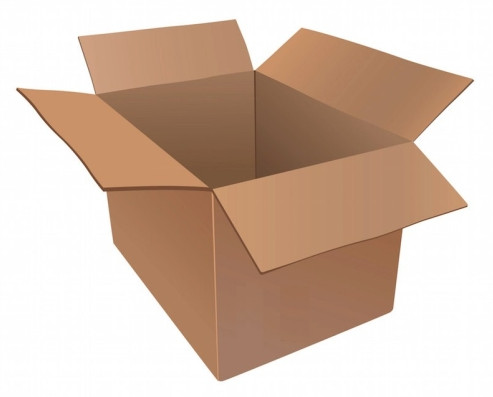
#> input picture Vision Artificial/Material Didactico/MaterialDocente/CODIGO/ejemplosCodigo/images/box.jpeg, 493 x 397 px
$ jupyter execute --allow-errors extraccion_caracteristicas.ipynb   (shell and % lines are left out)   (older library calls are emulated)
#> lines starting #> are read from the running program, lines starting #| are printed output that depends on the picture; after the words box and inside, x2 and y2 are one past the last pixel; in counts of white or black regions, pixels touching at a corner belong together
### Vision Artificial/Material Didactico/MaterialDocente/CODIGO/ejemplosCodigo/plot_cv_utils.py
import numpy as np
import matplotlib.pyplot as plt
import cv2

# Dibujar con matplotlib  una imagen leída con opencv
# [25 lines left out: functions plot_cv_img, plot_cv_img_org, not called in this run]

#####

# Lista de subplot vertical u horizontal, en color o b/n
def subplot_cv_list(image_list, title_list, is_vertical = True, is_gray = False):
    assert len(image_list) == len(title_list), "Listas de imágenes y títulos deben tener igual longitud"

    size = len(image_list)
    if(is_vertical):
        fig, ax = plt.subplots(nrows=size, ncols=1, figsize=(10,10))
    else:
        fig, ax = plt.subplots(nrows=1, ncols=size, figsize=(15,15))

    for i in range(0, size):
        if(not is_gray):
            ax[i].imshow(cv2.cvtColor(image_list[i], cv2.COLOR_BGR2RGB), vmin=0, vmax=255)
        else:
            ax[i].imshow(image_list[i], cmap='gray', vmin=0, vmax=255)
        ax[i].set_title(title_list[i])
        ax[i].axis('off')

    # plt.savefig('figures/03_convolution.png')

    plt.show()

#####

# Sub plots 2x2, en colores o b/n
# [53 lines left out: functions subplot_4x4, plot_image_histo, not called in this run]

### Vision Artificial/Material Didactico/MaterialDocente/CODIGO/ejemplosCodigo/extraccion_caracteristicas.ipynb
# Extraccion de características
Para comparar imágenes o buscarlas en una base de datos se necesitan características que sean independientes de los colores, cambios de iluminación, escalas, rotaciones y transformaciones afines.

En una imagen habrá zonas de escaso interés (p. ej. interiores sin cambios) y otras de gran interés (p. ej esquinas).
* En una zona de color más o menos uniforme no hay cambios significativos en ninguna dirección.
* En un borde no hay cambios significativos en una dirección.
* En una esquina hay cambios significativos en todas direcciones.

Practical Computer Vision - (Cap. 4) What is a Feature?
https://learning.oreilly.com/library/view/practical-computer-vision/9781788297684/2842a903-f1d7-40f2-97cc-751bd73f5f85.xhtml

OpenCV 3.x with Python By Example - Second Edition - (Cap. 5) Extracting Features from an Image
https://learning.oreilly.com/library/view/opencv-3x-with/9781788396905/96e201d9-501a-4cd4-bb84-b693823c97f5.xhtml

Computer Vision with Python 3 - (Cap. 3) Drilling Deeper into Features - Object Detection
https://learning.oreilly.com/library/view/computer-vision-with/9781788299763/9162c133-cc35-4a38-a52c-cb11506895db.xhtml
<br> Usa skimage http://scikit-image.org/docs/dev/api/skimage.html

OpenCV Tutorials - Feature Detection and Description
https://docs.opencv.org/3.4.1/db/d27/tutorial_py_table_of_contents_feature2d.html

Este notebook utiliza opencv-contrib-python https://pypi.org/project/opencv-contrib-python/, cuya versión debe ser <= que la de OpenCV que se tenga instalada.

[cell 1]
import numpy as np
import cv2

import matplotlib.pyplot as plt
import plot_cv_utils

plt.rcParams['figure.figsize'] = (6.0, 4.5)

## Detección de esquinas (Harris)
Construir matrices 2x2 a partir de las derivadas parciales de la imagen en niveles de grises y los puntos con autovalores grandes son susceptibles de ser esquinas. Es invariante frente a rotaciones.

Artículo original de Harris y Stephens http://www.bmva.org/bmvc/1988/avc-88-023.pdf

Shi y Tomasi mejoraron el algoritmo http://www.ai.mit.edu/courses/6.891/handouts/shi94good.pdf

[cell 2]
# cambiar entre flower.png y box.jpeg para comparar
# variar el threshold, probar con 0.01 y 0.0000001
threshold = 0.0000001

img_box = cv2.imread('images/box.jpeg')
#> img_box is the input picture: shape (397, 493, 3); mean B, G, R 172.7, 188.6, 211.6
gray = cv2.cvtColor(img_box, cv2.COLOR_BGR2GRAY)
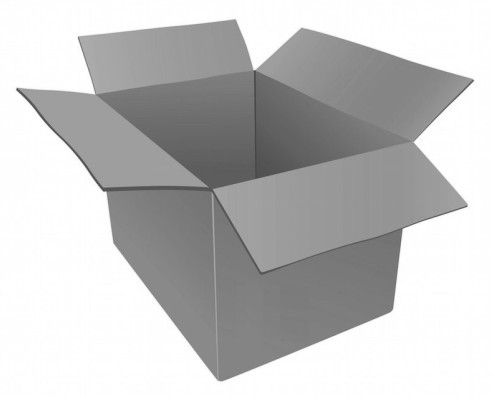
#> gray: shape (397, 493); min 62, max 255, mean 193.7

gray = np.float32(gray)

dst = cv2.cornerHarris(gray, 4,5, 0.04)      # to detect only sharp corners
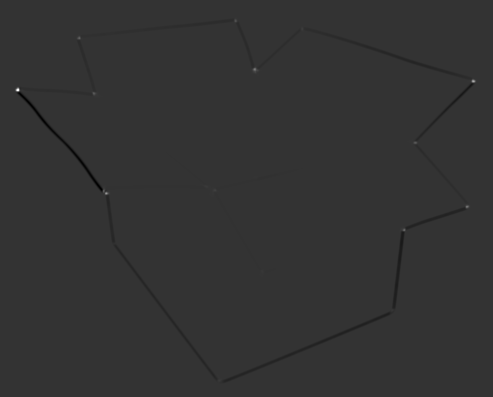
#> dst: shape (397, 493) float32; min -590540416, max 2.31e+09, mean -3339269.8; drawn with min black and max white
#dst = cv2.cornerHarris(gray, 14, 5, 0.04)    # to detect soft corners

# Result is dilated for marking the corners
dst = cv2.dilate(dst,None)
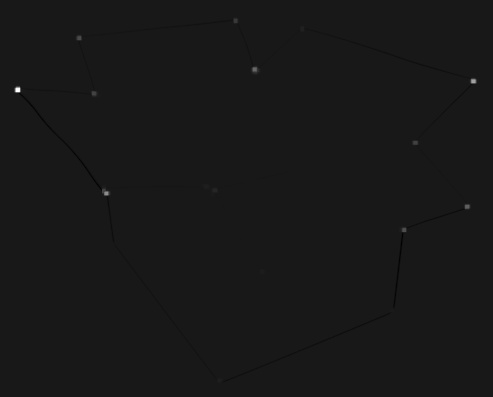
#> dst: shape (397, 493) float32; min -246465008, max 2.31e+09, mean 218282.6; drawn with min black and max white

corners_harris_img = img_box.copy()

# Threshold for an optimal value, it may vary depending on the image.
corners_harris_img[dst > threshold*dst.max()] = [0,0,255]
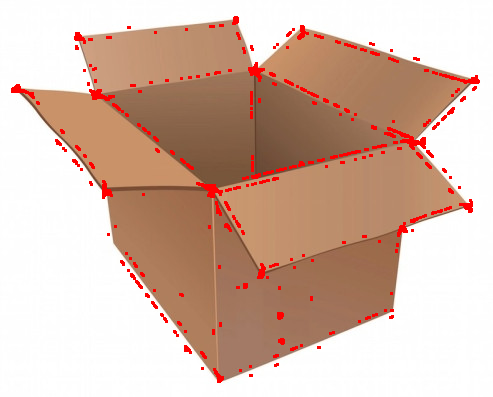
#> corners_harris_img: shape (397, 493, 3); 2.94% of pixels changed, all inside (x1, y1, x2, y2) = (11, 16, 480, 383)

# Mejora de Shi y Tomasi (goodFeaturesToTrack())
corners_shi_tomasi_img = img_box.copy()

top_k = 15 # los k mejores, cambiar para obtener más esquinas, probar con 1000
corners = cv2.goodFeaturesToTrack(gray, top_k, 0.05, 25)
#> corners = 15 rows, first 8: [17, 89], [472, 80], [466, 206], [78, 37], [105, 192], [93, 93], [254, 68], [414, 142]
corners = np.float32(corners)

for item in corners:
    x, y = item[0]
    cv2.circle(corners_shi_tomasi_img, (x,y), 5, 255, -1)
#> this loop made 15 passes
#> (x, y) on passes 1 to 12: (17, 89), (472, 80), (466, 206), (78, 37), (105, 192), (93, 93), (254, 68), (414, 142), (403, 229), (213, 189), (235, 20), (301, 28)
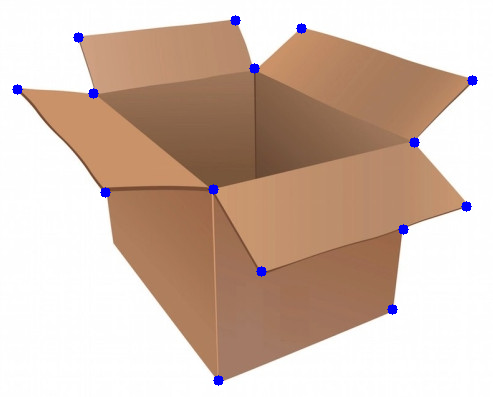
#> corners_shi_tomasi_img: shape (397, 493, 3); 0.62% of pixels changed, all inside (x1, y1, x2, y2) = (12, 15, 478, 386)

plot_cv_utils.subplot_cv_list([img_box, corners_harris_img, corners_shi_tomasi_img],
                              ['Input image', 'Esquinas Harris', 'Esquinas Shi-Tomasi'],
                              False, False)
#> in subplot_cv_list, `size = len(image_list)`: size = 3
#> in subplot_cv_list, `plt.show()`:
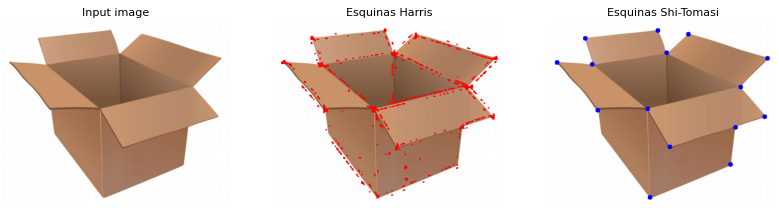
#> figure drawn by matplotlib, 3 panels

$ run again, with Vision Artificial/Material Didactico/MaterialDocente/CODIGO/ejemplosCodigo/images/boomerang.jpeg copied over Vision Artificial/Material Didactico/MaterialDocente/CODIGO/ejemplosCodigo/images/box.jpeg
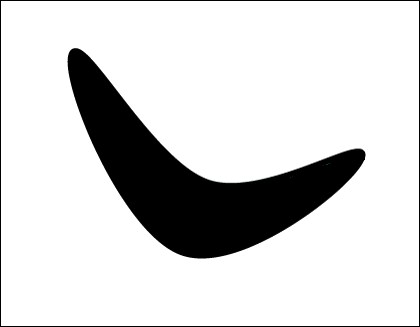
#> input picture Vision Artificial/Material Didactico/MaterialDocente/CODIGO/ejemplosCodigo/images/boomerang.jpeg, 420 x 327 px
#> img_box is the input picture: shape (327, 420, 3); mean B, G, R 213.5, 213.5, 213.5
#> corners_harris_img: shape (327, 420, 3); 0.83% of pixels changed, all inside (x1, y1, x2, y2) = (0, 0, 420, 327)
#> corners = [[417, 2], [2, 324], [417, 324], [2, 2], [364, 159], [71, 49]]
#> the loop `for item in corners:` made 6 passes
#> after the loop `for item in corners:`:
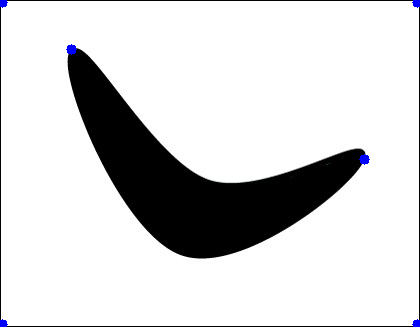
#> corners_shi_tomasi_img: shape (327, 420, 3); 0.26% of pixels changed, all inside (x1, y1, x2, y2) = (0, 0, 420, 327)
#> size = 3
#> in subplot_cv_list, `plt.show()`:
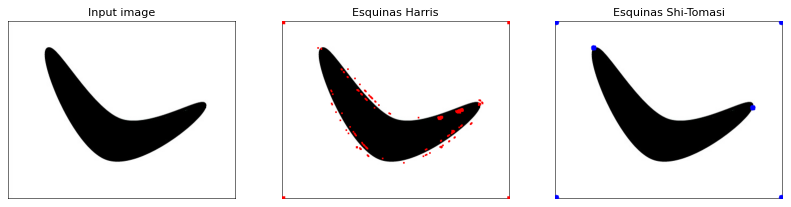
#> figure drawn by matplotlib, 3 panels

$ run again, with Vision Artificial/Material Didactico/MaterialDocente/CODIGO/ejemplosCodigo/images/bordes.jpeg copied over Vision Artificial/Material Didactico/MaterialDocente/CODIGO/ejemplosCodigo/images/box.jpeg
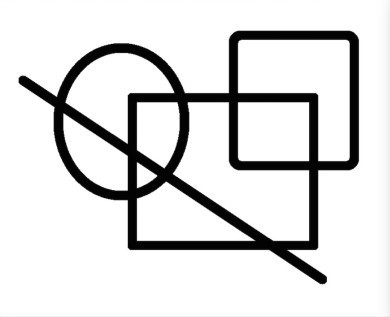
#> input picture Vision Artificial/Material Didactico/MaterialDocente/CODIGO/ejemplosCodigo/images/bordes.jpeg, 390 x 317 px
#> img_box is the input picture: shape (317, 390, 3); min 0, max 255, mean 219.2
#> corners_harris_img: shape (317, 390, 3); 3.08% of pixels changed, all inside (x1, y1, x2, y2) = (15, 26, 390, 317)
#> corners = 15 rows, first 8: [173, 92], [56, 95], [137, 187], [126, 142], [308, 160], [238, 92], [173, 173], [308, 240]
#> the loop `for item in corners:` made 15 passes
#> after the loop `for item in corners:`:
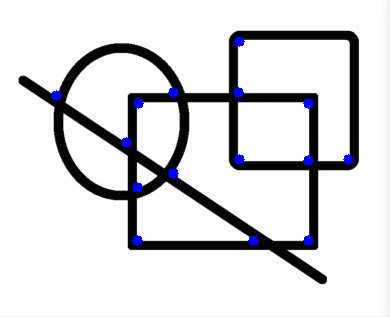
#> corners_shi_tomasi_img: shape (317, 390, 3); 0.98% of pixels changed, all inside (x1, y1, x2, y2) = (51, 36, 354, 246)
#> size = 3
#> in subplot_cv_list, `plt.show()`:
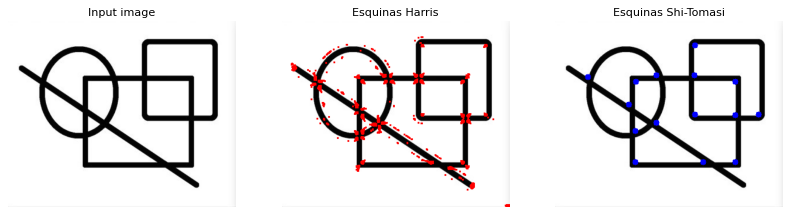
#> figure drawn by matplotlib, 3 panels
